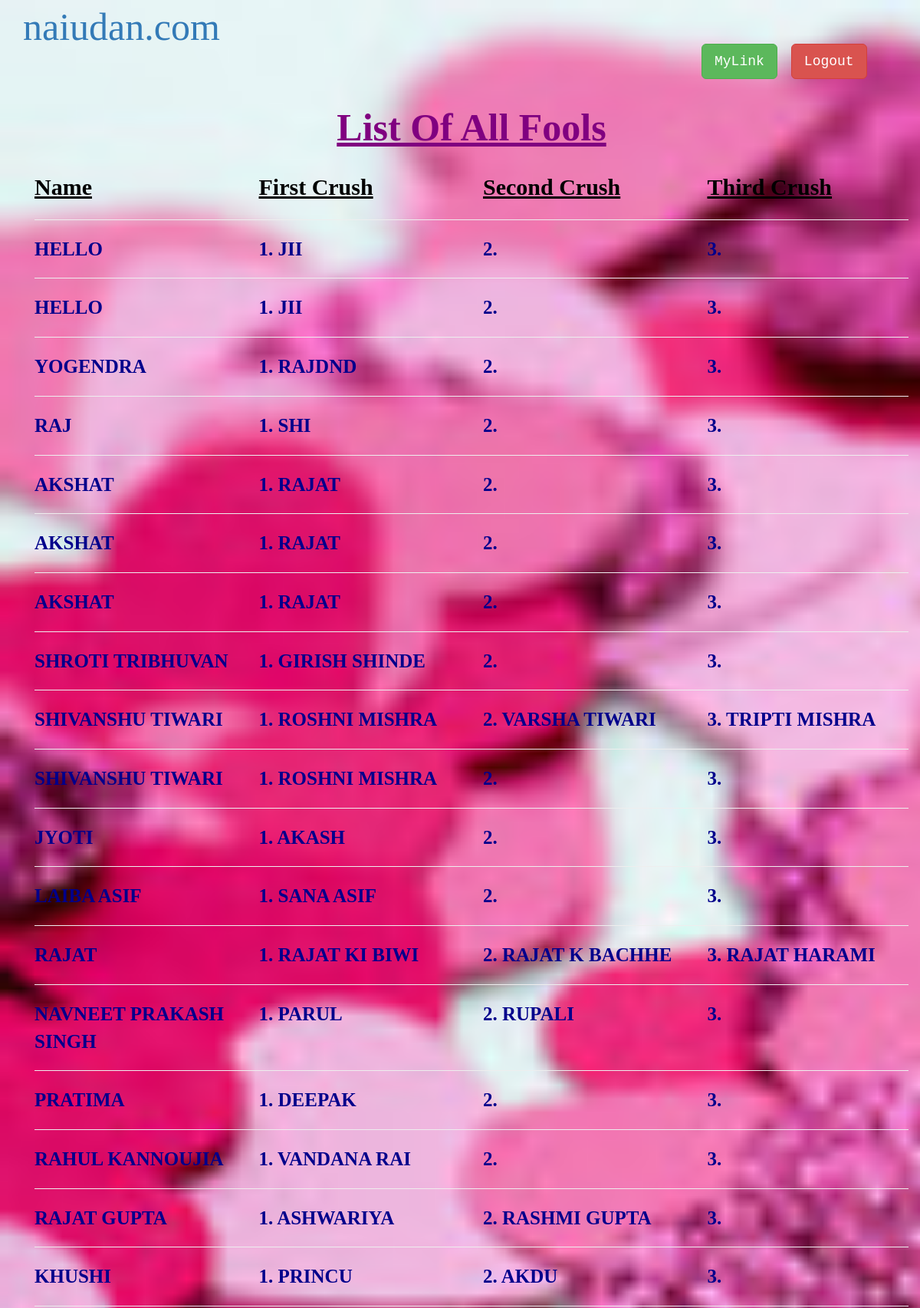
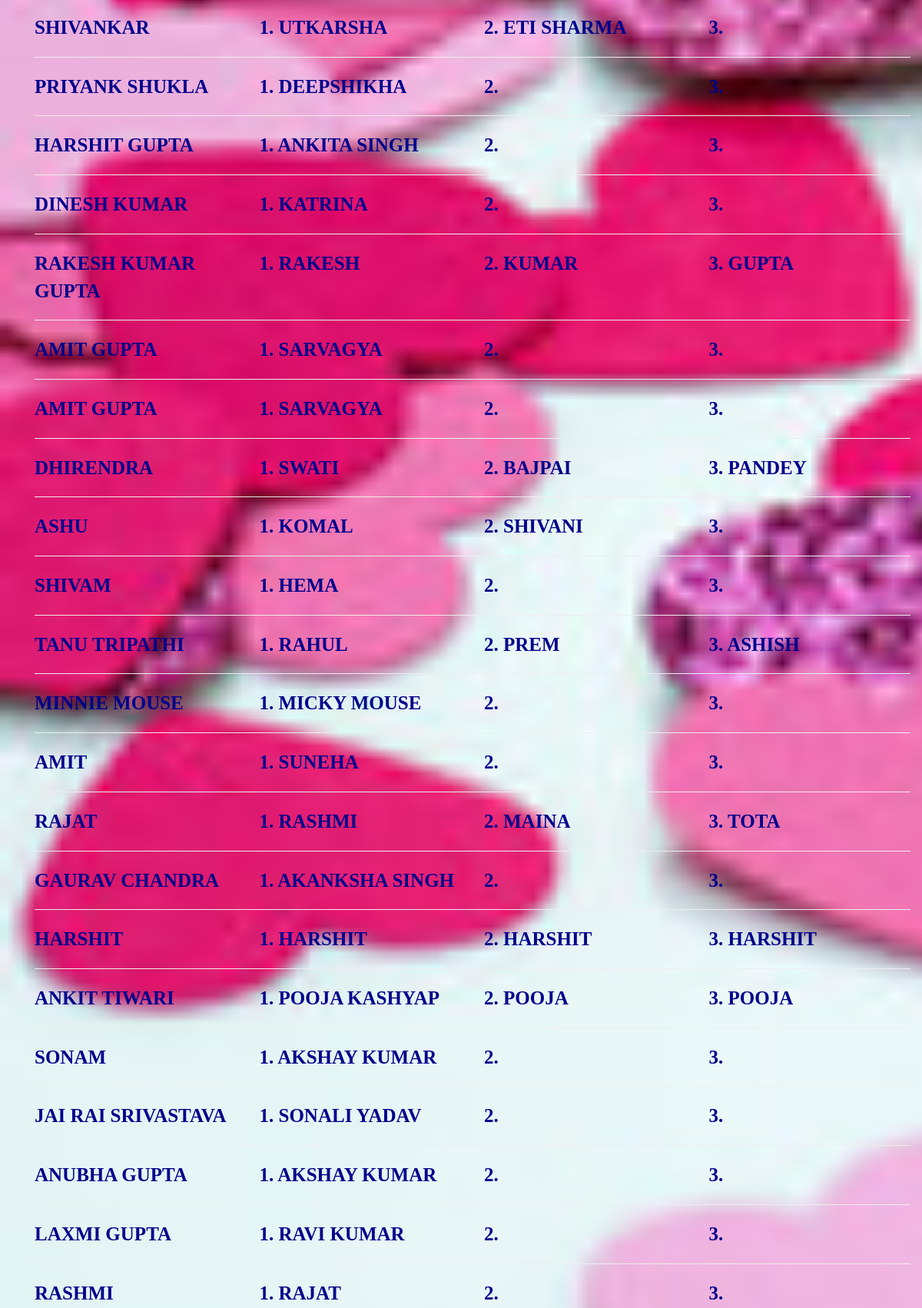
The page /lovegame/mydb.php (signed in, upper part) on the database its author committed (2 pictures, top to bottom).
### tables this page shows
CREATE TABLE `calc_db` (
  `id` int(11) NOT NULL,
  `username` varchar(100) NOT NULL,
  `fool_name` varchar(50) NOT NULL,
  `lv_one` varchar(50) NOT NULL,
  `lv_two` varchar(50) NOT NULL,
  `lv_three` varchar(50) NOT NULL
);

### lovegame/mydb.php (the view, shortened to what this page needs)
<?php include "header.php"; ?>
<div class="container">
<div class="row" style="font-size: 20px;  color:purple; ">
<div class="col-sm-3"><div style="font-family:cursive; font-size:50px;"><a href="http://www.naiudan.com">naiudan.com</a></div>
</div>
<div class="col-sm-3" style="font-size: 30px; font-family:monospace; position: absolute; right: 0px; color:purple;"><a href="#" class="btn btn-success btn-lg" onclick="toggle_visibility('link_generator')";>MyLink</a> <a href="logout.php" class="btn btn-danger btn-lg" >Logout</a></div>
</div>
<div class="container">
<?php
echo '<center><span style="font-size: 50px; font-weight: bold; font-family: cursive; color:purple;"><u>List Of All Fools</u></span></center></br>
';
$un = $_COOKIE['user_gm'];
$query="SELECT * FROM calc_db WHERE username='$un' order by id Desc";
  $sql = $con->query($query);
  $userCount = $sql->num_rows;
  if($userCount>0){
  	echo' <div class="row" style="font-size: 30px; font-weight: bold; font-family: cursive; color: black;">
            <div class="col-sm-3"><u>Name</u></div>
            <div class="col-sm-3"><u>First Crush</u></div>
            <div class="col-sm-3"><u>Second Crush</u></div>
            <div class="col-sm-3"><u>Third Crush</u></div>
            </div><hr>';
      while($row=$sql->fetch_assoc()){
           $fool_name = strtoupper($row['fool_name']);
            $lv_one = strtoupper($row['lv_one']);
            $lv_two = strtoupper($row['lv_two']);
            $lv_three = strtoupper($row['lv_three']);
            echo' <div class="row" style="font-size: 25px; font-weight: bold; font-family: cursive; color:darkblue;">
            <div class="col-sm-3">'.$fool_name.'</div>
            <div class="col-sm-3">1. '.$lv_one.'</div>
            <div class="col-sm-3">2. '.$lv_two.'</div>
            <div class="col-sm-3">3. '.$lv_three.'</div>
            </div><hr>';
  }
  }
?>
</div>
</div>
<?php include "footer.php"; ?>

### lovegame/header.php (shortened to what this page needs)
<!DOCTYPE html>
<html>
<head>
             <link rel="stylesheet" type="text/css" href="../css/bootstrap.min.css" />
</head>
<body style="background-image:url('../lovegame/wp1.jpg'); background-repeat:no-repeat; background-size:cover;">
<div >

### lovegame/footer.php (shortened to what this page needs)
</div>

### rows shown on the page
calc_db: fool_name "HELLO", lv_one "JII"
calc_db: fool_name "HELLO", lv_one "JII"
calc_db: fool_name "YOGENDRA", lv_one "RAJDND"
calc_db: fool_name "RAJ", lv_one "SHI"
calc_db: fool_name "AKSHAT", lv_one "RAJAT"
calc_db: fool_name "AKSHAT", lv_one "RAJAT"
calc_db: fool_name "AKSHAT", lv_one "RAJAT"
calc_db: fool_name "SHROTI TRIBHUVAN", lv_one "GIRISH SHINDE"
calc_db: fool_name "SHIVANSHU TIWARI", lv_one "ROSHNI MISHRA", lv_two "VARSHA TIWARI", lv_three "TRIPTI MISHRA"
calc_db: fool_name "SHIVANSHU TIWARI", lv_one "ROSHNI MISHRA"
calc_db: fool_name "JYOTI", lv_one "AKASH"
calc_db: fool_name "LAIBA ASIF", lv_one "SANA ASIF"
calc_db: fool_name "RAJAT", lv_one "RAJAT KI BIWI", lv_two "RAJAT K BACHHE", lv_three "RAJAT HARAMI"
calc_db: fool_name "NAVNEET PRAKASH SINGH", lv_one "PARUL", lv_two "RUPALI"
calc_db: fool_name "PRATIMA", lv_one "DEEPAK"
calc_db: fool_name "RAHUL KANNOUJIA", lv_one "VANDANA RAI"
calc_db: fool_name "RAJAT GUPTA", lv_one "ASHWARIYA", lv_two "RASHMI GUPTA"
calc_db: fool_name "KHUSHI", lv_one "PRINCU", lv_two "AKDU"
calc_db: fool_name "SHIVANKAR", lv_one "UTKARSHA", lv_two "ETI SHARMA"
calc_db: fool_name "PRIYANK SHUKLA", lv_one "DEEPSHIKHA"
calc_db: fool_name "HARSHIT GUPTA", lv_one "ANKITA SINGH"
calc_db: fool_name "DINESH KUMAR", lv_one "KATRINA"
calc_db: fool_name "RAKESH KUMAR GUPTA", lv_one "RAKESH", lv_two "KUMAR", lv_three "GUPTA"
calc_db: fool_name "AMIT GUPTA", lv_one "SARVAGYA"
calc_db: fool_name "AMIT GUPTA", lv_one "SARVAGYA"
calc_db: fool_name "DHIRENDRA", lv_one "SWATI", lv_two "BAJPAI", lv_three "PANDEY"
calc_db: fool_name "ASHU", lv_one "KOMAL", lv_two "SHIVANI"
calc_db: fool_name "SHIVAM", lv_one "HEMA"
calc_db: fool_name "TANU TRIPATHI", lv_one "RAHUL", lv_two "PREM", lv_three "ASHISH"
calc_db: fool_name "MINNIE MOUSE", lv_one "MICKY MOUSE"
calc_db: fool_name "AMIT", lv_one "SUNEHA"
calc_db: fool_name "RAJAT", lv_one "RASHMI", lv_two "MAINA", lv_three "TOTA"
calc_db: fool_name "GAURAV CHANDRA", lv_one "AKANKSHA SINGH"
calc_db: fool_name "HARSHIT", lv_one "HARSHIT", lv_two "HARSHIT", lv_three "HARSHIT"
calc_db: fool_name "ANKIT TIWARI", lv_one "POOJA KASHYAP", lv_two "POOJA", lv_three "POOJA"
calc_db: fool_name "SONAM", lv_one "AKSHAY KUMAR"
calc_db: fool_name "JAI RAI SRIVASTAVA", lv_one "SONALI YADAV"
calc_db: fool_name "ANUBHA GUPTA", lv_one "AKSHAY KUMAR"
calc_db: fool_name "LAXMI GUPTA", lv_one "RAVI KUMAR"
calc_db: fool_name "RASHMI", lv_one "RAJAT"
